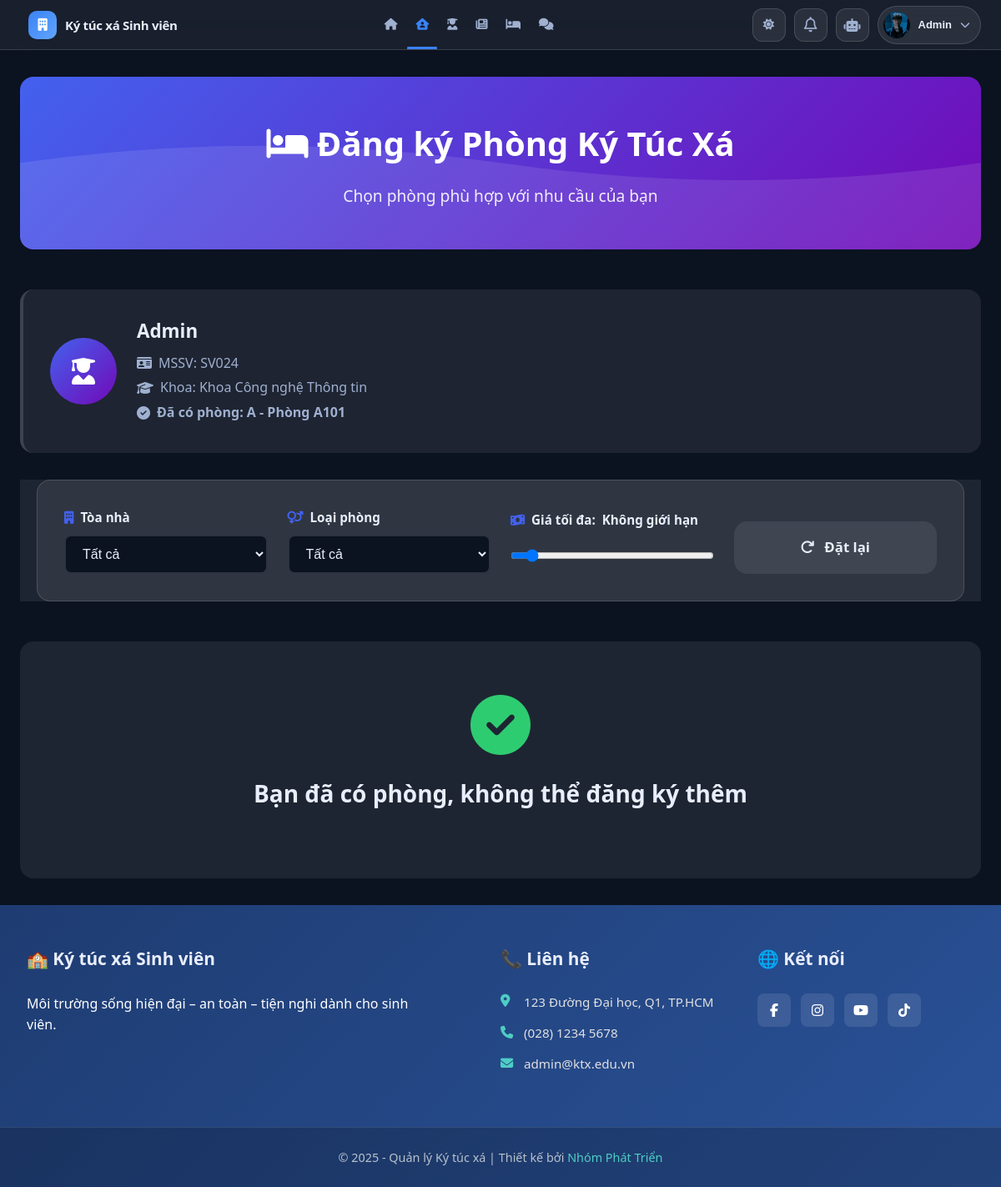
Page /modules/user/rooms/register_room.php (signed in) on the committed database.
### tables this page shows
CREATE TABLE IF NOT EXISTS `students` (
  `StudentID` int NOT NULL AUTO_INCREMENT,
  `UserID` int DEFAULT NULL,
  `StudentCode` varchar(20) NOT NULL,
  `FullName` varchar(100) NOT NULL,
  `Email` varchar(100) DEFAULT NULL,
  `Gender` enum('Nam','Nữ','Khác') NOT NULL,
  `BirthDate` date DEFAULT NULL,
  `CitizenID` varchar(20) DEFAULT NULL,
  `Hometown` varchar(100) DEFAULT NULL,
  `Address` varchar(255) DEFAULT NULL,
  `Phone` varchar(15) DEFAULT NULL,
  `ClassName` varchar(100) DEFAULT NULL,
  `CourseYear` varchar(9) DEFAULT NULL,
  `Avatar` varchar(255) DEFAULT NULL,
  `EmergencyContact` varchar(255) DEFAULT NULL,
  `CheckInDate` date DEFAULT NULL,
  `CheckOutDate` date DEFAULT NULL,
  `IsInDorm` tinyint(1) DEFAULT '1',
  `CreatedAt` datetime DEFAULT CURRENT_TIMESTAMP,
  `UpdatedAt` datetime DEFAULT CURRENT_TIMESTAMP ON UPDATE CURRENT_TIMESTAMP,
  `FacultyID` int DEFAULT NULL,
  PRIMARY KEY (`StudentID`),
  UNIQUE KEY `StudentCode` (`StudentCode`),
  UNIQUE KEY `UserID` (`UserID`),
  KEY `fk_faculty` (`FacultyID`),
  CONSTRAINT `fk_faculty` FOREIGN KEY (`FacultyID`) REFERENCES `faculties` (`FacultyID`) ON DELETE SET NULL ON UPDATE CASCADE,
  CONSTRAINT `students_ibfk_1` FOREIGN KEY (`UserID`) REFERENCES `users` (`UserID`)
);

CREATE TABLE IF NOT EXISTS `faculties` (
  `FacultyID` int NOT NULL AUTO_INCREMENT,
  `FacultyCode` varchar(20) NOT NULL,
  `FacultyName` varchar(255) NOT NULL,
  `CreatedAt` timestamp NULL DEFAULT CURRENT_TIMESTAMP,
  PRIMARY KEY (`FacultyID`),
  UNIQUE KEY `FacultyCode` (`FacultyCode`)
);

CREATE TABLE IF NOT EXISTS `contracts` (
  `ContractID` int NOT NULL AUTO_INCREMENT,
  `StudentID` int NOT NULL,
  `RoomID` int NOT NULL,
  `StartDate` date NOT NULL,
  `EndDate` date NOT NULL,
  `Deposit` decimal(12,2) DEFAULT '0.00' COMMENT 'Tiền đặt cọc hợp đồng',
  `Status` enum('Hiệu lực','Hết hạn','Đã hủy') DEFAULT 'Hiệu lực',
  `CreatedAt` datetime DEFAULT CURRENT_TIMESTAMP,
  `UpdatedAt` datetime DEFAULT CURRENT_TIMESTAMP ON UPDATE CURRENT_TIMESTAMP,
  `PaymentStatus` enum('Còn nợ','Đã thanh toán đủ') NOT NULL DEFAULT 'Còn nợ',
  PRIMARY KEY (`ContractID`),
  KEY `StudentID` (`StudentID`),
  KEY `RoomID` (`RoomID`),
  CONSTRAINT `contracts_ibfk_1` FOREIGN KEY (`StudentID`) REFERENCES `students` (`StudentID`) ON DELETE CASCADE ON UPDATE CASCADE,
  CONSTRAINT `contracts_ibfk_2` FOREIGN KEY (`RoomID`) REFERENCES `rooms` (`RoomID`) ON DELETE CASCADE ON UPDATE CASCADE
);

CREATE TABLE IF NOT EXISTS `buildings` (
  `BuildingID` int NOT NULL AUTO_INCREMENT,
  `BuildingName` varchar(100) DEFAULT NULL,
  `Description` varchar(255) DEFAULT NULL,
  `Floors` int DEFAULT '1',
  PRIMARY KEY (`BuildingID`)
);

CREATE TABLE IF NOT EXISTS `rooms` (
  `RoomID` int NOT NULL AUTO_INCREMENT,
  `BuildingID` int NOT NULL,
  `RoomNumber` varchar(10) DEFAULT NULL,
  `Capacity` int NOT NULL,
  `CurrentOccupants` int DEFAULT '0',
  `RoomType` enum('Nam','Nữ','Khác') NOT NULL,
  `RoomPrice` decimal(10,2) NOT NULL,
  `Status` enum('Trống','Đầy','Bảo trì') DEFAULT 'Trống',
  `ImagePath` varchar(255) DEFAULT NULL,
  `Gallery` json DEFAULT NULL,
  `Description` text,
  `Amenities` json DEFAULT NULL,
  `CreatedAt` datetime DEFAULT CURRENT_TIMESTAMP,
  `UpdatedAt` datetime DEFAULT CURRENT_TIMESTAMP ON UPDATE CURRENT_TIMESTAMP,
  PRIMARY KEY (`RoomID`),
  UNIQUE KEY `uq_rooms_building_room` (`BuildingID`,`RoomNumber`),
  CONSTRAINT `rooms_ibfk_1` FOREIGN KEY (`BuildingID`) REFERENCES `buildings` (`BuildingID`)
);

### modules/user/rooms/register_room.php (the view, shortened to what the rows shown need)
<?php
require_once '../../../db_connect.php';
$userID = (int)($_SESSION['UserID'] ?? 0);
$studentQuery = $conn->query("
    SELECT
        s.StudentID,
        s.FullName,
        s.StudentCode,
        s.Gender,
        s.BirthDate,
        s.Address,
        s.FacultyID,
        s.ClassName,
        s.CourseYear,
        f.FacultyName
    FROM Students s
    LEFT JOIN Faculties f ON s.FacultyID = f.FacultyID
    WHERE s.UserID = $userID
");
$student   = $studentQuery->fetch_assoc();
$studentID = (int)$student['StudentID'];
$checkContract = $conn->query("
    SELECT c.*, r.RoomNumber, b.BuildingName
    FROM Contracts c
    INNER JOIN Rooms r ON c.RoomID = r.RoomID
    INNER JOIN Buildings b ON r.BuildingID = b.BuildingID
    WHERE c.StudentID = $studentID AND c.Status = 'Hiệu lực'
");
$hasContract     = $checkContract && $checkContract->num_rows > 0;
$currentContract = $hasContract ? $checkContract->fetch_assoc() : null;
include '../../../includes/header.php';
?>
<link rel="stylesheet" href="<?= $base ?>assets/css/register_room.css">
<div class="registration-container">
    <div class="registration-header">
        <h1><i class="fas fa-bed"></i> Đăng ký Phòng Ký Túc Xá</h1>
    </div>
    <div class="student-info-card">
        <div class="student-details">
            <h3><?= htmlspecialchars($student['FullName']) ?></h3>
            <p><i class="fas fa-id-card"></i> MSSV: <?= htmlspecialchars($student['StudentCode']) ?></p>
            <p><i class="fas fa-graduation-cap"></i> Khoa: <?= htmlspecialchars($student['FacultyName']) ?></p>
            <?php if ($hasContract): ?>
                <p class="text-success">
                    <i class="fas fa-check-circle"></i>
                    Đã có phòng: <?= htmlspecialchars($currentContract['BuildingName']) ?>
                    - Phòng <?= htmlspecialchars($currentContract['RoomNumber']) ?>
                </p>
            <?php else: ?>
                <p class="text-warning">
                    <i class="fas fa-clock"></i> Bạn chưa có phòng, hãy đăng ký ngay!
                </p>
            <?php endif; ?>
        </div>
    </div>
</div>
<?php
include '../../../includes/footer.php';

### includes/header.php (shortened to what the rows shown need)
<?php
require_once __DIR__ . '/error_handler.php';
$isLoggedIn  = isset($_SESSION['UserID']);
$displayName = $_SESSION['FullName'] ?? $_SESSION['Username'] ?? 'Tài khoản';
$base = '/';
$avatarUrl = '/assets/img/avatars/user.png';
if (!empty($_SESSION['UserID'])) {
    $userID = (int)$_SESSION['UserID'];
    if (!empty($_SESSION['Avatar'])) {
        $avatarUrl = $_SESSION['Avatar'];
    } elseif (isset($conn) && $conn instanceof mysqli) {
        $sqlAvt = "SELECT Avatar FROM Students WHERE UserID = ? LIMIT 1";
        if ($stAvt = $conn->prepare($sqlAvt)) {
            $stAvt->bind_param("i", $userID);
            $stAvt->execute();
            $avtRes = $stAvt->get_result();
            if ($avtRes && $rowAvt = $avtRes->fetch_assoc()) {
                if (!empty($rowAvt['Avatar'])) {
                    $avatarUrl = $rowAvt['Avatar'];
                }
            }
        }
    }
}
?>
<!DOCTYPE html>
<html lang="vi">
<head>
    <link rel="stylesheet" href="<?= $base ?>assets/css/header.css">
    <link rel="stylesheet" href="<?= $base ?>assets/css/footer.css">
    <link rel="stylesheet" href="<?= $base ?>assets/css/index.css">
    <link rel="stylesheet" href="https://cdnjs.cloudflare.com/ajax/libs/font-awesome/6.5.0/css/all.min.css">
</head>
<body>
    <header class="admin-header">
        <div class="right">
            <div class="admin-profile">
                <?php if ($isLoggedIn): ?>
                    <button class="profile-btn" type="button" id="profileBtn">
                        <img src="<?= htmlspecialchars($avatarUrl) ?>"
                            alt="Avatar"
                            onerror="this.onerror=null;this.src='<?= $base ?>assets/img/avatars/user.png';">
                        <span class="name"><?= htmlspecialchars($displayName) ?></span>
                        <span class="caret"><i class="fas fa-chevron-down"></i></span>
                    </button>
                <?php endif; ?>
            </div>
        </div>
    </header>

### rows in the picture
students: Avatar (picture), FullName "Admin", StudentCode "SV024", FacultyID.FacultyName "Khoa Công nghệ Thông tin"
contracts: buildings.BuildingName "A", RoomID.RoomNumber "A101"

### other values in the picture
$displayName "Admin"
